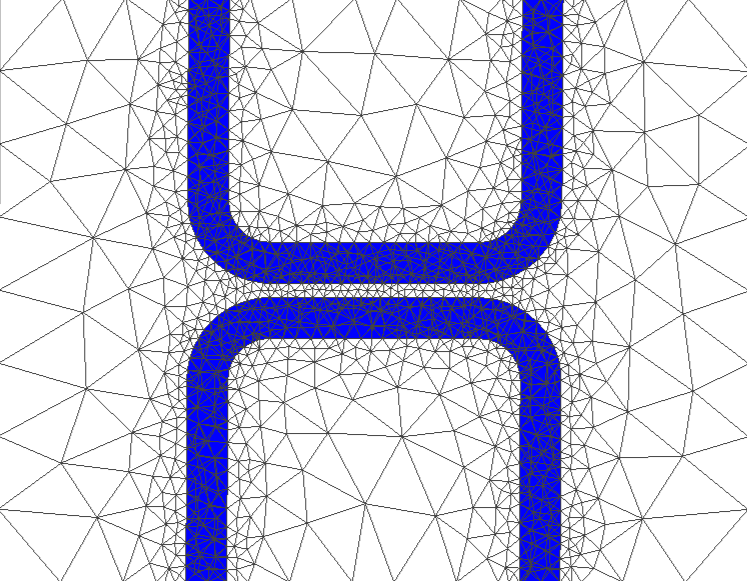
#> input picture data/images/Microstrip_Coupler_mesh.png, 747 x 581 px; its folder holds only this picture in this run
$ python -i get_feature.py   (imports and definitions only)
#> lines starting #> are read from the running program, lines starting #| are printed output that depends on the picture; after the words box and inside, x2 and y2 are one past the last pixel; in counts of white or black regions, pixels touching at a corner belong together
import os
import cv2
import shutil
import numpy as np
import open3d as o3d
from PIL import Image
import skimage.measure
from skimage import io, color, filters, morphology, measure, util
from src.constants.image_constant import *

# [41 lines left out: functions categorize, calculate_edges, calculate_edges_inv, not called in this run]

def calculate_disjoint_image(image_path):
    # Load the binary image (black for objects, white for background)
    image = io.imread(image_path, as_gray=True)
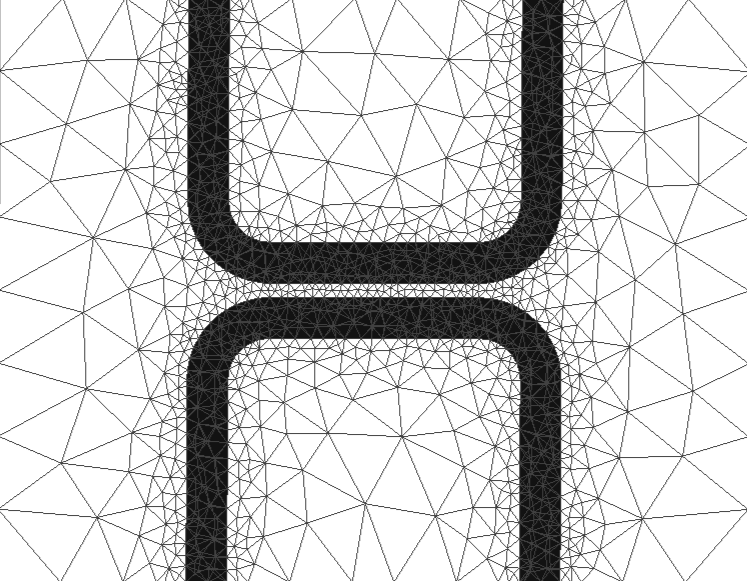
#> image: shape (581, 747) float64; min 0.0721, max 1, mean 0.811
    inverted_image = util.invert(image)
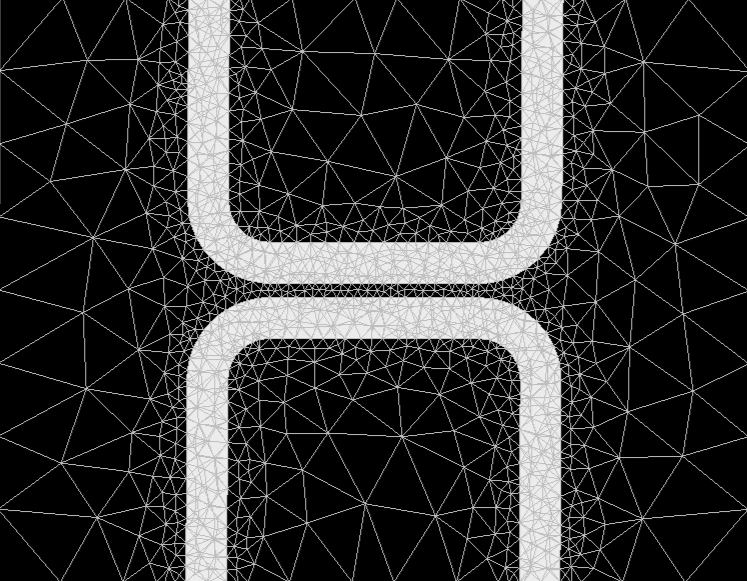
#> inverted_image: shape (581, 747) float64; min 0, max 0.928, mean 0.189

    # Apply thresholding to create a binary image
    threshold = filters.threshold_otsu(inverted_image)
#> threshold = 0.274
    binary_image = inverted_image > threshold
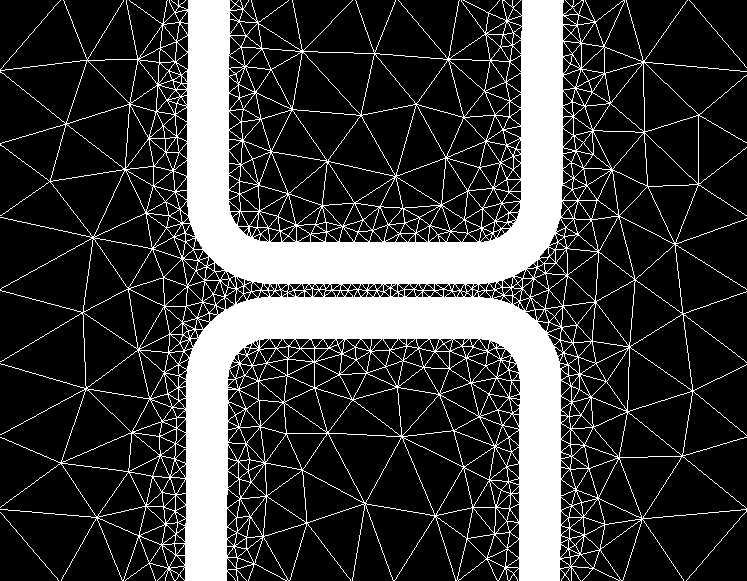
#> binary_image: shape (581, 747) bool; 23% white; 3 white regions, box (x1, y1, x2, y2) and area: (0, 0, 747, 581) 99644, (0, 512, 59, 581) 69, (689, 0, 747, 68) 68

    dilated_image = morphology.binary_dilation(binary_image)
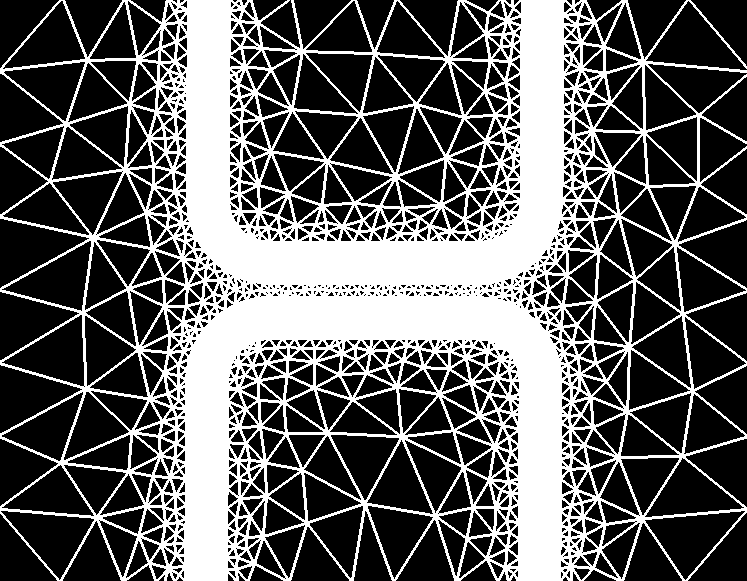
#> dilated_image: shape (581, 747) bool; 36.6% white; 1 white region, box (x1, y1, x2, y2) and area: (0, 0, 747, 581) 158879

    eroded_image = morphology.binary_erosion(dilated_image)
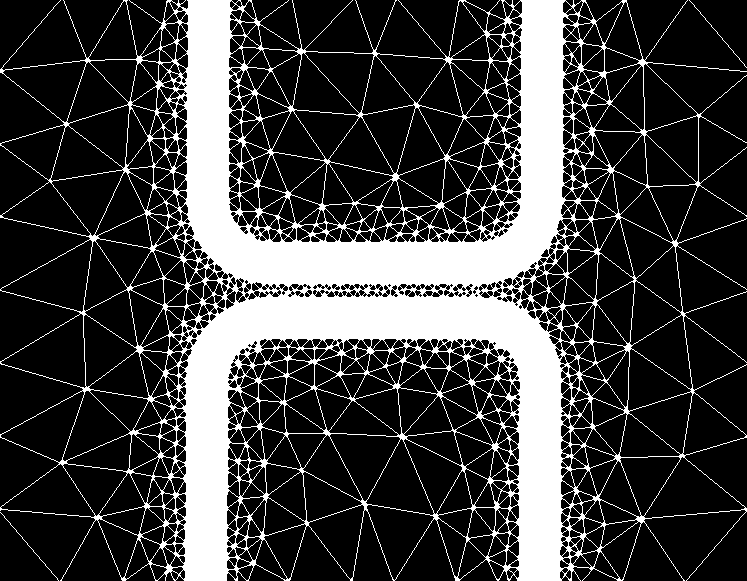
#> eroded_image: shape (581, 747) bool; 24.4% white; 3 white regions, box (x1, y1, x2, y2) and area: (0, 0, 747, 581) 105854, (0, 512, 59, 581) 69, (689, 0, 747, 68) 68

    # Label connected components in the binary image
    labeled_image = measure.label(eroded_image)
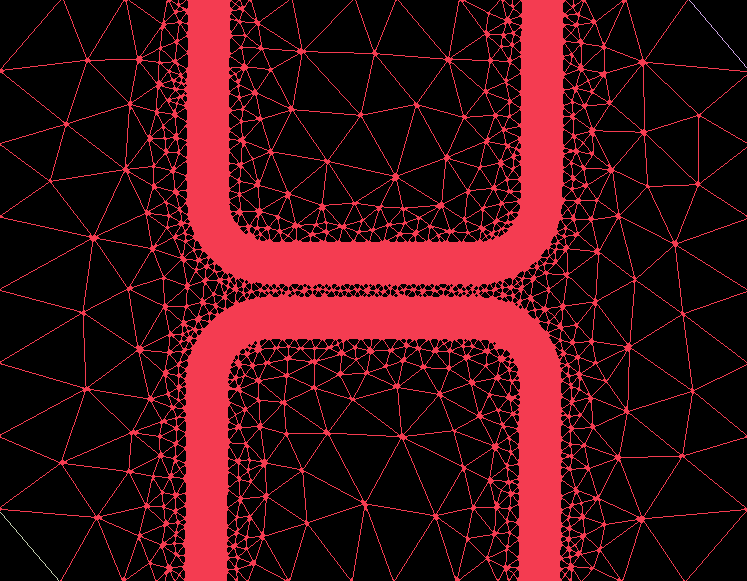
#> labeled_image: shape (581, 747) int32; 4 distinct labels, from 0 to 3; one colour per label, 0 black

    # Filter out small regions (adjust the area threshold as needed)
    area_threshold = 100  # Adjust as needed
    filtered_labels = [label for label in range(1, labeled_image.max() + 1) if np.sum(labeled_image == label) >= area_threshold]
#> filtered_labels = [1]

    return len(filtered_labels)

# [223 lines left out: functions convert_to_white_blue, has_black_pixel, is_all_black, rotate_image_and_stl, copy_file, prepare_images_to_generate_test_data and 3 more, not called in this run]


>>> result = calculate_disjoint_image('../../data/images/Microstrip_Coupler_mesh.png')
#> result = 1
